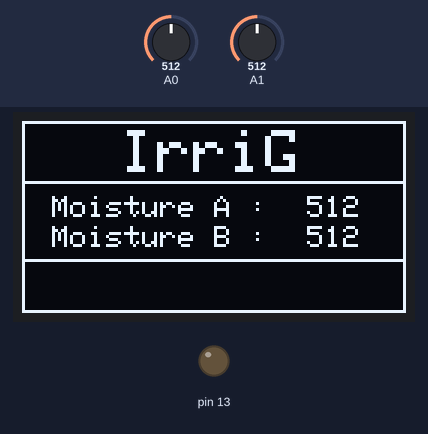
Recording of a sketch running on a simulated Arduino Uno, built with avr-gcc and run on an emulated ATmega328P. Shown: 128×64 one-colour display, output pins drawn as LEDs (lit = HIGH). The inputs (shaded band) are chosen by the test bench; at power-on: A0 = 512, A1 = 512. What the sketch prints to the serial monitor is not drawn.

Above: at 3.2 s.
3.3 s: A0 set to 540
At 4.3 s:
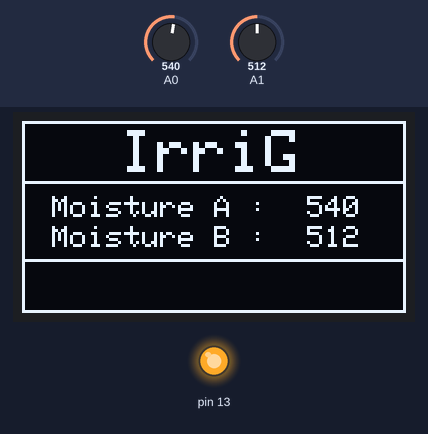
6.5 s: A1 set to 0
At 7.2 s:
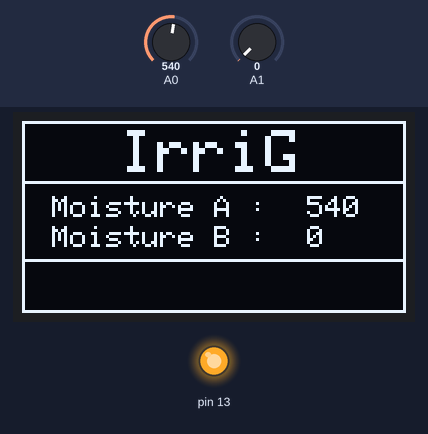
8.3 s: A0 set to 520
At 9.0 s:
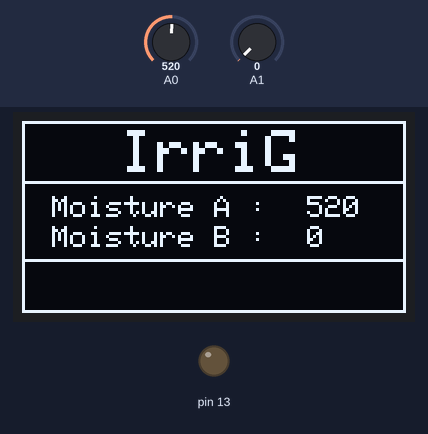
10.1 s: A1 set to 73
At 10.8 s:
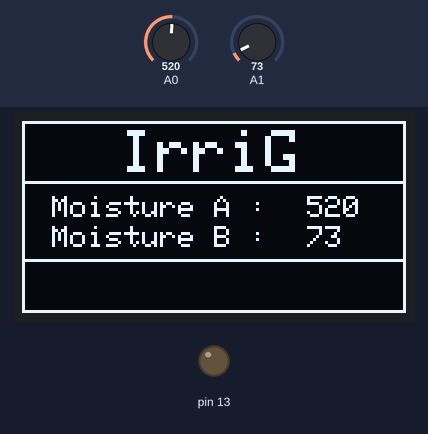
11.9 s: A0 set to 511
At 12.6 s:
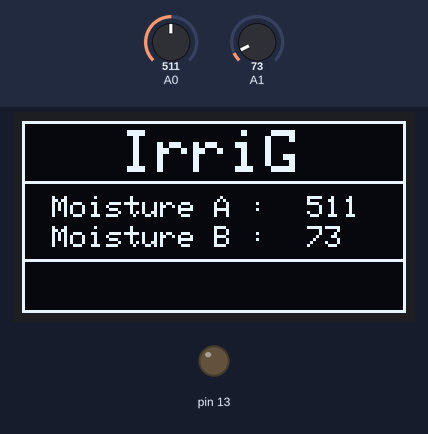
13.6 s: A1 set to 53
At 14.4 s:
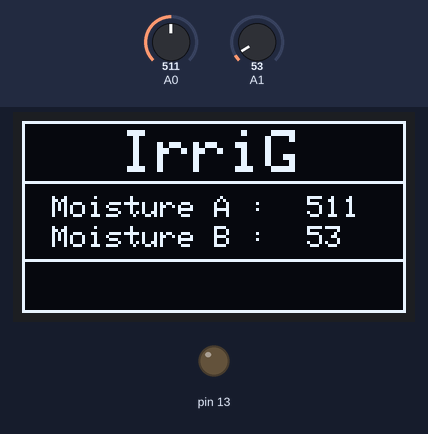
Timing chart, 0 to 16.5 s (numbered marks = the images above; inputs shaded):
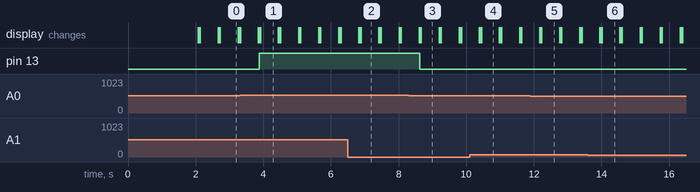

Measured:
- the behaviour switches between 530 and 531 on A0 (found by bisection; images 0 and 1)
- after the input at 3.3 s, pin 13: LOW → HIGH after 0.58 s; the display: first differs from a run without the input after 0.56 s (image 1 shows a later state)
- after the input at 6.5 s, the display: first differs from a run without the input after 0.38 s (image 2)
- after the input at 8.3 s, pin 13: HIGH → LOW after 0.33 s; the display: first changes after 0.31 s (image 3 shows a later state)
- after the input at 10.1 s, the display: first differs from a run without the input after 0.34 s (image 4)
- after the input at 11.9 s, the display: first changes after 0.27 s (image 5 shows a later state)
- after the input at 13.6 s, the display: first differs from a run without the input after 0.41 s (image 6)

The sketch:

IrriG.ino
```cpp
#include <SPI.h>
#include <Wire.h>
#include <Adafruit_GFX.h>
#include <Adafruit_SSD1306.h>

#define OLED_RESET 4
Adafruit_SSD1306 display(OLED_RESET);

#define NUMFLAKES 10
#define XPOS 0
#define YPOS 1
#define DELTAY 2
#define LOGO16_GLCD_HEIGHT 16
#define LOGO16_GLCD_WIDTH  16
static const unsigned char PROGMEM logo16_glcd_bmp[] =
{ B00000000, B11000000,
  B00000001, B11000000,
  B00000001, B11000000,
  B00000011, B11100000,
  B11110011, B11100000,
  B11111110, B11111000,
  B01111110, B11111111,
  B00110011, B10011111,
  B00011111, B11111100,
  B00001101, B01110000,
  B00011011, B10100000,
  B00111111, B11100000,
  B00111111, B11110000,
  B01111100, B11110000,
  B01110000, B01110000,
  B00000000, B00110000 };

#if (SSD1306_LCDHEIGHT != 64)
#error("Height incorrect, please fix Adafruit_SSD1306.h!");
#endif

void setup()   {
  pinMode(13,OUTPUT);
  Serial.begin(9600);
  display.begin(SSD1306_SWITCHCAPVCC, 0x3C);
  display.clearDisplay();
  delay(2000);
  }

void loop() {
  display.setTextColor(WHITE);
  displayT();
  display.display();
  delay(500);
  display.clearDisplay();
}

void test1(void) // Function for showing the name
{
  display.setTextSize(2);
  display.setTextColor(WHITE);
  display.setCursor(33,3);
  display.println("IrriG");

}

void test2(void) //Function to show data of the first probe
{
  display.setTextSize(1);
  display.setTextColor(WHITE);
  display.setCursor(10,25);
  display.println("Moisture A :");
}

void test3(void) //Function to show data of second probe
{
  display.setTextSize(1);
  display.setTextColor(WHITE);
  display.setCursor(10,35);
  display.println("Moisture B :");
}

void Value1(void) // Function for observing the data
{
  int p = analogRead(A0);
  Serial.println(p);   //Serial printing is done to archieve the data through python
  int q = analogRead(A1);

  display.setTextSize(1);
  display.setTextColor(WHITE);
  display.setCursor(95,25);
  display.println(p);
  display.display();
  display.setCursor(95,35);
  display.println(q);

  display.display();
    if(p>530){
      digitalWrite(13,HIGH);
  }
    else{
      digitalWrite(13,LOW);
  }
}

void displayT(void) // Function to make the grapics for OLLED
{
  for(int i=0;i<=128;i++){
    display.drawPixel(i, 0, WHITE);
    display.drawPixel(i, 63, WHITE);
    display.drawPixel(i, 20, WHITE);
    display.drawPixel(i, 46, WHITE);
  }
  for(int j=0;j<=63;j++){
    display.drawPixel(0, j, WHITE);
    display.drawPixel(127, j, WHITE);
  }
  test1();
  test2();
  test3();
  Value1();
}
```
